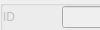
          <widget class="gui::CollapsibleWidget" name="nodePropertiesGroup">
           <property name="sizePolicy">
            <sizepolicy hsizetype="Preferred" vsizetype="Maximum">
             <horstretch>0</horstretch>
             <verstretch>0</verstretch>
            </sizepolicy>
           </property>
           <property name="maximumSize">
            <size>
             <width>16777215</width>
             <height>16777215</height>
            </size>
           </property>
           <property name="icon" stdset="0">
            <iconset resource="../resource/resource.qrc">
             <normaloff>:/16x16_ico_png/properties.png</normaloff>:/16x16_ico_png/properties.png</iconset>
           </property>
           <property name="iconVisible" stdset="0">
            <bool>true</bool>
           </property>
           <property name="collapsed" stdset="0">
            <bool>true</bool>
           </property>
           <property name="text" stdset="0">
            <string>Properties</string>
           </property>
           <property name="frameShape" stdset="0">
            <enum>QFrame::NoFrame</enum>
           </property>
           <widget class="QWidget" name="page_14">
            <layout class="QVBoxLayout" name="verticalLayout_25">
             <property name="topMargin">
              <number>0</number>
             </property>
             <item>
              <widget class="QGroupBox" name="nodeProperties">
               <property name="enabled">
                <bool>false</bool>
               </property>
               <property name="sizePolicy">
                <sizepolicy hsizetype="Preferred" vsizetype="Preferred">
                 <horstretch>0</horstretch>
                 <verstretch>0</verstretch>
                </sizepolicy>
               </property>
               <property name="maximumSize">
                <size>
                 <width>16777215</width>
                 <height>16777215</height>
                </size>
               </property>
               <property name="title">
                <string/>
               </property>
               <property name="flat">
                <bool>true</bool>
               </property>
               <layout class="QGridLayout" name="gridLayout_2">
                <property name="leftMargin">
                 <number>0</number>
                </property>
                <property name="topMargin">
                 <number>0</number>
                </property>
                <property name="rightMargin">
                 <number>0</number>
                </property>
                <property name="bottomMargin">
                 <number>0</number>
                </property>
                <item row="0" column="0">
                 <widget class="QLabel" name="label_14">
                  <property name="sizePolicy">
                   <sizepolicy hsizetype="Maximum" vsizetype="Preferred">
                    <horstretch>0</horstretch>
                    <verstretch>0</verstretch>
                   </sizepolicy>
                  </property>
                  <property name="text">
                   <string>ID</string>
                  </property>
                 </widget>
                </item>
                <item row="0" column="1">
                 <widget class="QLineEdit" name="nodeID">
                  <property name="sizePolicy">
                   <sizepolicy hsizetype="Preferred" vsizetype="Fixed">
                    <horstretch>0</horstretch>
                    <verstretch>0</verstretch>
                   </sizepolicy>
                  </property>
                  <property name="readOnly">
                   <bool>true</bool>
                  </property>
                 </widget>
                </item>
                <item row="1" column="0">
                 <widget class="QLabel" name="label_3">
                  <property name="sizePolicy">
                   <sizepolicy hsizetype="Maximum" vsizetype="Preferred">
                    <horstretch>0</horstretch>
                    <verstretch>0</verstretch>
                   </sizepolicy>
                  </property>
                  <property name="text">
                   <string>Name</string>
                  </property>
                 </widget>
                </item>
                <item row="1" column="1">
                 <widget class="QLineEdit" name="nodeName">
                  <property name="sizePolicy">
                   <sizepolicy hsizetype="Preferred" vsizetype="Fixed">
                    <horstretch>0</horstretch>
                    <verstretch>0</verstretch>
                   </sizepolicy>
                  </property>
                 </widget>
                </item>
                <item row="2" column="0">
                 <widget class="QLabel" name="label_60">
                  <property name="text">
                   <string>Tag</string>
                  </property>
                 </widget>
                </item>
                <item row="2" column="1">
                 <widget class="QLineEdit" name="nodeTag">
                  <property name="sizePolicy">
                   <sizepolicy hsizetype="Preferred" vsizetype="Fixed">
                    <horstretch>0</horstretch>
                    <verstretch>0</verstretch>
                   </sizepolicy>
                  </property>
                  <property name="clearButtonEnabled">
                   <bool>false</bool>
                  </property>
                 </widget>
                </item>
                <item row="3" column="0">
                 <widget class="QLabel" name="label_53">
                  <property name="sizePolicy">
                   <sizepolicy hsizetype="Maximum" vsizetype="Preferred">
                    <horstretch>0</horstretch>
                    <verstretch>0</verstretch>
                   </sizepolicy>
                  </property>
                  <property name="text">
                   <string>Comment</string>
                  </property>
                 </widget>
                </item>
                <item row="3" column="1">
                 <widget class="QLineEdit" name="nodeComment">
                  <property name="sizePolicy">
                   <sizepolicy hsizetype="Preferred" vsizetype="Fixed">
                    <horstretch>0</horstretch>
                    <verstretch>0</verstretch>
                   </sizepolicy>
                  </property>
                  <property name="clearButtonEnabled">
                   <bool>false</bool>
                  </property>
                 </widget>
                </item>
                <item row="4" column="0">
                 <widget class="QLabel" name="label_59">
                  <property name="sizePolicy">
                   <sizepolicy hsizetype="Maximum" vsizetype="Preferred">
                    <horstretch>0</horstretch>
                    <verstretch>0</verstretch>
                   </sizepolicy>
                  </property>
                  <property name="text">
                   <string>Index</string>
                  </property>
                 </widget>
                </item>
                <item row="4" column="1">
                 <widget class="QSpinBox" name="nodeIndex">
                  <property name="sizePolicy">
                   <sizepolicy hsizetype="Preferred" vsizetype="Fixed">
                    <horstretch>0</horstretch>
                    <verstretch>0</verstretch>
                   </sizepolicy>
                  </property>
                  <property name="toolTip">
                   <string>Index of the node in the entity's node array</string>
                  </property>
                 </widget>
                </item>
               </layout>
              </widget>
             </item>
            </layout>
           </widget>
          </widget>
